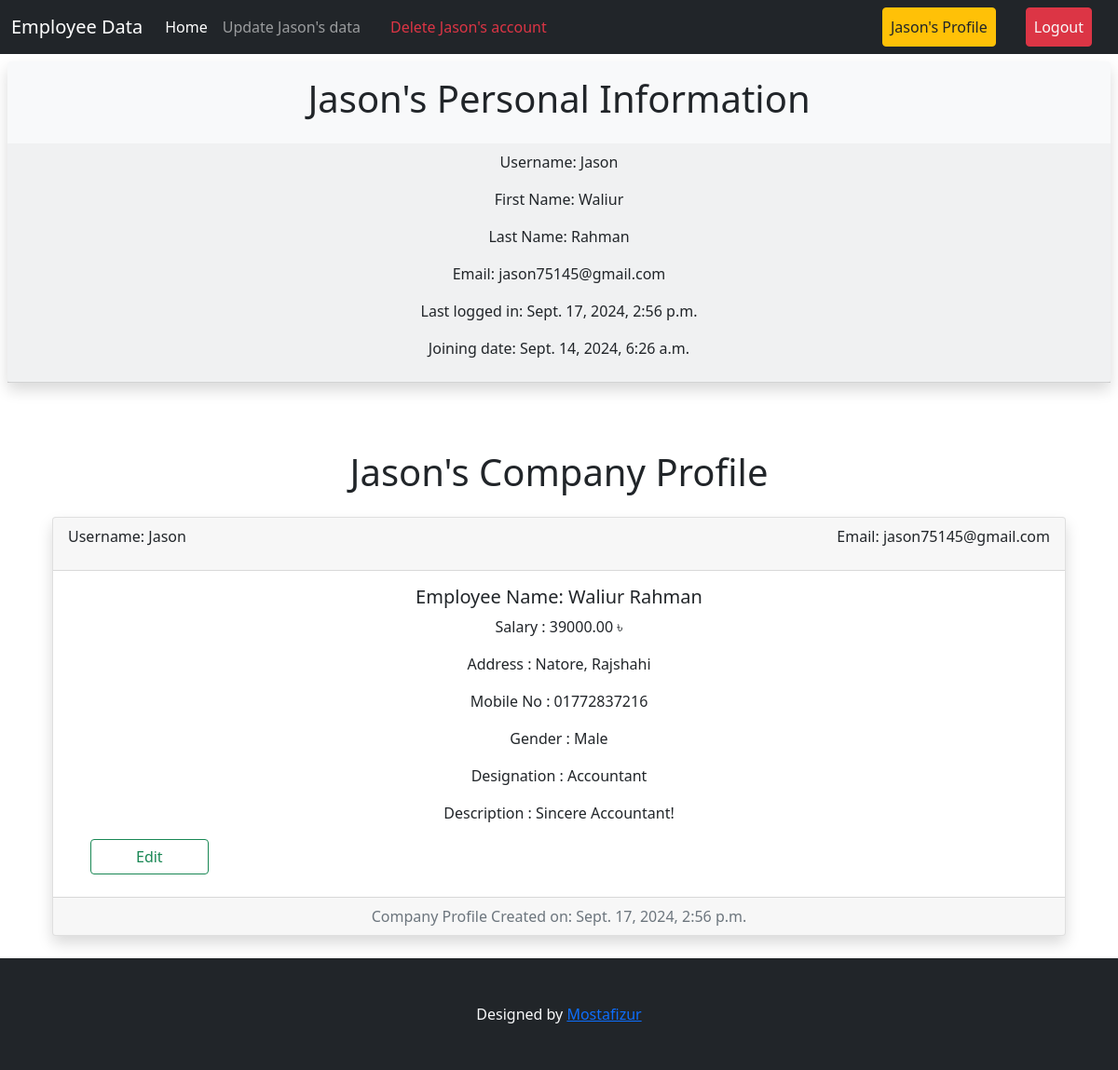
Page /accounts/profile/ (signed in) on the committed database.
### main_data/models.py (models this page shows)
class E_data(models.Model):
  DESIGNATION_CHOICES = [
      ('Manager', 'Manager'),
      ('Accountant', 'Accountant'),
      ('HR', 'HR'),
      ('Software Developer', 'Software Developer'),
      ('Intern', 'Intern'),
  ]
  GENDER_CHOICES = [
      ('Male', 'Male'),
      ('Female', 'Female'),
  ]
  name = models.OneToOneField(User, on_delete=models.CASCADE)
  employee = models.CharField(max_length=40, blank=True, null=True)
  address = models.TextField()
  phone = models.CharField(max_length=14)
  salary = models.DecimalField(max_digits=10, decimal_places=2)
  designation = models.CharField(max_length=20, choices=DESIGNATION_CHOICES)
  gender = models.CharField(max_length=20, blank=True, choices=GENDER_CHOICES)
  created_on = models.DateTimeField(blank=True, null=True, auto_now_add=True)
  description = models.TextField(blank=True, null=True)
  def __str__(self):
    return self.name.username

### profiles/views.py (the view)
# urls.py: path('profile/', views.profile, name='profile'),
@login_required
def profile(request):
    data = E_data.objects.filter(name = request.user)
    if request.user.is_superuser:
        data = E_data.objects.all()
        print("admin data", data)
        return render(request, 'profile.html', {'adata': data, 'user': request.user})
    return render(request, 'profile.html', {'data': data, 'user': request.user})

### profiles/context_processors.py (called while the page is built)
def user_data(request):
    if request.user.is_authenticated:
        try:
            data = E_data.objects.get(name=request.user)
        except E_data.DoesNotExist:
            data = None
        return {'base': data, "user": request.user}
    return {}

### profiles/templates/profile.html (shortened to what this page needs)
{% extends 'base.html' %} {% load crispy_forms_tags %} {% block content %}
{% if request.user.is_superuser %}
<center>
  <div class="mx-5">
    <div class=" pt-5">
      <div class="alert alert-success" role="alert">
       <h1>Welcome to the Admin Panel!</h1>
      </div>
      {% comment %} {% if adata|length %}
        <h1 class="p-3">{{user}}'s Company Profile</h1>
      {% endif %} {% endcomment %}
      <div class="row">
      {% for post in adata %}
      <div class="col-md-6">
        <div class="card shadow m-2">
          <div class="card-header">
            <div class="d-flex justify-content-between align-items-center">
              <p>Username: {{post.name.username}} </p>
              <p>Email: {{post.name.email}} </p>
            </div>
          </div>
          <center class="card-body mx-4">
            {% comment %} <h5 class="card-title"><a href="{% url 'detail_post' post.id %}" class="text-decoration-none text-dark">{{post.title}}</a></h5> {% endcomment %}
            <p class="card-title">Employee first Name: {{post.name.first_name}} </p>
            <p class="card-title">Employee last Name: {{post.name.last_name}} </p>
            <h5 class="card-title">Employee Name: {{post.employee}}</h5>
            <p class="card-text">Salary : {{post.salary}} ৳</p>
            <p class="card-text">Address : {{post.address}}</p>
            <p class="card-text">Mobile No : {{post.phone}}</p>
            <p class="card-text">Gender : {{post.gender}}</p>
            <p class="card-text">Designation : {{post.designation}}</p>
            <p class="card-text">Description : {{post.description}}</p>
            <div class="d-flex justify-content-between mb-2">
              <a href="{% url 'update_data_form_admin' post.id %}">
                <button type="button" class="btn btn-outline-success px-5">Edit</button></a>
                {% comment %} <a href="{% url 'delete_data' post.id %}">
                  <button type="button" class="btn btn-outline-danger">Delete {{post.id}} {{post.name.username}}</button>
                </a> {% endcomment %}
                <button type="button" class="btn btn-outline-danger px-5" data-bs-toggle="modal" data-bs-target="#exampleModal{{ post.id }}">
                    Delete {{post.name.username}}'s data'
                </button>
                <div class="modal fade" id="exampleModal{{ post.id }}" tabindex="-1" aria-labelledby="exampleModalLabel" aria-hidden="true">
                  <div class="modal-dialog">
                    <div class="modal-content">
                      <div class="modal-header">
                        <h5 class="modal-title" id="exampleModalLabel">Confirmation</h5>
                        <button type="button" class="btn-close" data-bs-dismiss="modal" aria-label="Close"></button>
                      </div>
                      <div class="modal-body">
                        Are you Sure you want to delete all {{post.name.username}}'s' datas?
                      </div>
                      <div class="modal-footer">
                        <button type="button" class="btn btn-outline-success px-3" data-bs-dismiss="modal">No</button>
                        <a href="{% url 'delete_data' post.id %}">
                        <button type="button" class="btn btn-outline-danger">Delete {{post.id}} {{post.name.username}}</button>
                      </a>
                      </div>
                    </div>
                  </div>
                </div>
            </div>
          </center>
          <div class="card-footer text-muted">
            <center>Company Profile Created on: {{post.created_on}}</center>
          </div>
        </div>
      </div>
      {% endfor %}
    </div>
    </div>
  </div>
</center>
{% else %}
<center>
  <div class="m-2 bg-light rounded shadow">
    <h1 class="p-3">{{user}}'s Personal Information</h1>
    <div class="card-header">
      <center class="">
        <p>Username: {{user.username}} </p>
        <p>First Name: {{user.first_name}} </p>
        <p>Last Name: {{user.last_name}} </p>
        <p>Email: {{user.email}} </p>
        <p>Last logged in: {{user.last_login}} </p>
        <p>Joining date: {{user.date_joined}} </p>
      </center>
    </div>
  </div>
  <div class="mx-5">
    <div class=" pt-5">
      {% if data|length %}
        <h1 class="p-3">{{user}}'s Company Profile</h1>
      {% endif %}
      {% for post in data %}
      <div class="">
        <div class="card shadow m-2">
          <div class="card-header">
            <div class="d-flex justify-content-between align-items-center">
              <p>Username: {{post.name.username}} </p>
              <p>Email: {{post.name.email}} </p>
            </div>
          </div>
          <center class="card-body mx-4">
            <h5 class="card-title">Employee Name: {{post.employee}}</h5>
            <p class="card-text">Salary : {{post.salary}} ৳</p>
            <p class="card-text">Address : {{post.address}}</p>
            <p class="card-text">Mobile No : {{post.phone}}</p>
            <p class="card-text">Gender : {{post.gender}}</p>
            <p class="card-text">Designation : {{post.designation}}</p>
            <p class="card-text">Description : {{post.description}}</p>
            <div class="d-flex justify-content-between mb-2">
              <a href="{% url 'update_data_form' post.id %}">
                <button type="button" class="btn btn-outline-success px-5">Edit</button></a>
            </div>
          </center>
          <div class="card-footer text-muted">
            <center>Company Profile Created on: {{post.created_on}}</center>
          </div>
        </div>
      </div>
      {% endfor %}
    </div>
  </div>
</center>
{% endif %}
{% endblock %}

### templates/base.html (shortened to what this page needs)
<!DOCTYPE html>
<html lang="en">
  <head>
    <link
      href="https://cdn.jsdelivr.net/npm/bootstrap@5.0.2/dist/css/bootstrap.min.css"
      rel="stylesheet"
    />
  </head>
  <body>
    <nav class="navbar navbar-expand-lg navbar-dark bg-dark sticky-top">
      <div class="container-fluid">
        <a class="navbar-brand" href="{% url 'homepage' %}">Employee Data</a>
        <div class="collapse navbar-collapse" id="navbarSupportedContent">
          <ul class="navbar-nav me-auto mb-2 mb-lg-0">
            <li class="nav-item">
              <a
                class="nav-link active"
                aria-current="page"
                href="{% url 'homepage' %}"
                >Home</a
              >
            </li>
            {% if base.id %}
            <li class="nav-item">
              <a
                class="nav-link"
                href="{% url 'update_data_form' base.id %}"
                >Update {{base}}'s data</a
              >
            </li>
            {% endif %}
            {% if request.user.is_authenticated %}
            {% if not request.user.is_superuser %}
            <li class="nav-item ms-3">
              <a
                class="nav-link text-danger"
                href="{% url 'delete_user_data' %}"
                >Delete {{user}}'s account</a
              >
            </li>
            {% endif %}
            {% endif %}
          </ul>
          <div class="d-flex">
            <ul class="navbar-nav me-auto mb-2 mb-lg-0">
              {% if request.user.is_authenticated %}
              <li class="nav-item mx-3">
                <a
                  class="nav-link btn btn-warning text-dark"
                  href="{% url 'profile' %}"
                  >{{user.username}}'s Profile</a
                >
              </li>
              <li class="nav-item mx-3">
                <a
                  class="nav-link btn btn-danger text-light"
                  href="{% url 'user_logout' %}"
                  >Logout</a
                >
              </li>
              {% endif %}
            </ul>
          </div>
        </div>
      </div>
    </nav>
    {% block content %} {% endblock %}
    <footer class="mt-4 py-5 bg-dark">
      <center class="text-light"> Designed by <a href="#">Mostafizur</a></center>
    </footer>
  </body>
</html>

### rows in the picture
E_data: name.username "Jason", name.email "jason75145@gmail.com", employee "Waliur Rahman", salary "39000.00", address "Natore, Rajshahi", phone "01772837216", gender "Male", designation "Accountant", description "Sincere Accountant!", created_on "Sept. 17, 2024, 2:56 p.m."

### other values in the picture
{{ user }} "Jason"
{{ user.username }} "Jason"
{{ user.first_name }} "Waliur"
{{ user.last_name }} "Rahman"
{{ user.email }} "jason75145@gmail.com"
{{ user.last_login }} "Sept. 17, 2024, 2:56 p.m."
{{ user.date_joined }} "Sept. 14, 2024, 6:26 a.m."
